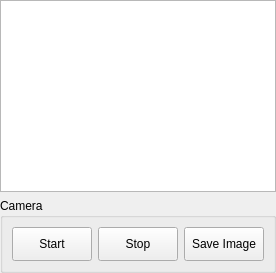
      <widget class="QWidget" name="Cam2_tab">
       <attribute name="title">
        <string>Laser</string>
       </attribute>
       <layout class="QGridLayout" name="gridLayout_11">
        <property name="leftMargin">
         <number>0</number>
        </property>
        <property name="topMargin">
         <number>0</number>
        </property>
        <property name="rightMargin">
         <number>0</number>
        </property>
        <property name="bottomMargin">
         <number>0</number>
        </property>
        <item row="0" column="0">
         <widget class="QGraphicsView" name="laser_camera_view">
          <property name="mouseTracking">
           <bool>false</bool>
          </property>
         </widget>
        </item>
        <item row="1" column="0">
         <widget class="QGroupBox" name="groupBox_3">
          <property name="title">
           <string>Camera</string>
          </property>
          <layout class="QGridLayout" name="gridLayout_12">
           <item row="0" column="0">
            <widget class="QPushButton" name="laser_camera_start_button">
             <property name="text">
              <string>Start</string>
             </property>
            <property name="icon"><iconset><normaloff>icons/play.svg</normaloff></iconset></property><property name="iconSize"><size><width>20</width><height>20</height></size></property><property name="minimumSize"><size><width>0</width><height>34</height></size></property></widget>
           </item>
           <item row="0" column="1">
            <widget class="QPushButton" name="laser_camera_stop_button">
             <property name="text">
              <string>Stop</string>
             </property>
            <property name="icon"><iconset><normaloff>icons/stop.svg</normaloff></iconset></property><property name="iconSize"><size><width>20</width><height>20</height></size></property><property name="minimumSize"><size><width>0</width><height>34</height></size></property></widget>
           </item>
           <item row="0" column="2">
            <widget class="QPushButton" name="laser_camera_save_image_button">
             <property name="text">
              <string>Save Image</string>
             </property>
            <property name="icon"><iconset><normaloff>icons/save.svg</normaloff></iconset></property><property name="iconSize"><size><width>20</width><height>20</height></size></property><property name="minimumSize"><size><width>0</width><height>34</height></size></property></widget>
           </item>
          </layout>
         </widget>
        </item>
       </layout>
      </widget>
